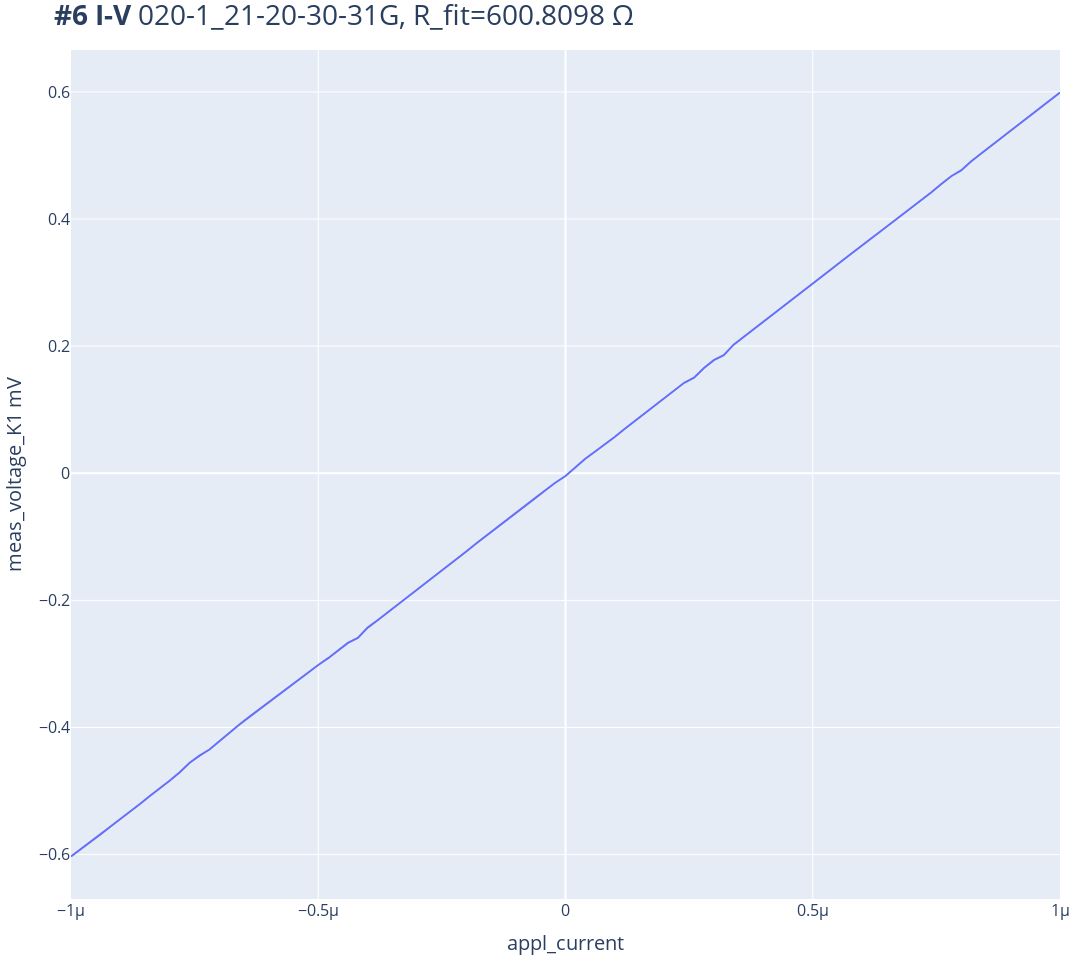
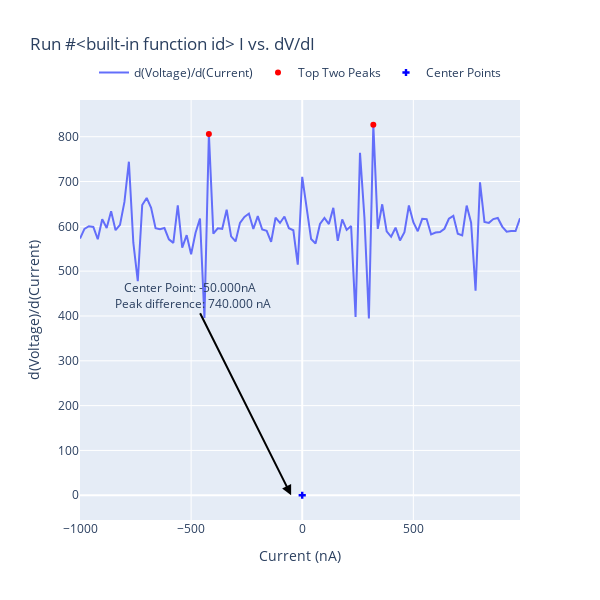

Source (notebook cell) for these figures, in order:
### Code cell
I_range=1e-6
K2440.output(1)
appl_current(-I_range) #Limit:1e-5 Amp(1MOhms risistor),1e-6 Amp(10MOhms risistor)
sleep(2)
# station.snapshot(update=True);
exp = qc.new_experiment('I-V', sample_name='020-1_21-20-30-31G')
dataid = do1d(appl_current, -I_range ,I_range, 101, 0.003, meas_voltage_K1)
appl_current(0)
K2440.output(0)

plot_by_id(dataid)
#save_path = r"C:\qcodes\personal_scripts\Albert\104\Plot\104_{}.png".format(dataid)  # Path to save the plot image
#autosave_plot_by_id(dataid, save_path)
# print(f"R = {get_R_from_IV(dataid)}")
# dataset = qc.load_by_id(dataid)
IV(dataid)
IV_diff(dataid)

### Figure 1 — Plotly figure (JSON) as saved in the notebook; plotly's stock layout.template omitted (floating-point values rounded to 4 significant figures)
{"data": [{"mode": "lines", "name": "Voltage vs. Current", "type": "scatter", "x": [-1e-06, -9.8e-07, -9.6e-07, -9.4e-07, -9.2e-07, -9e-07, -8.8e-07, -8.6e-07, -8.4e-07, -8.2e-07, -8e-07, -7.8e-07, -7.6e-07, -7.4e-07, -7.2e-07, -7e-07, -6.8e-07, -6.6e-07, -6.4e-07, -6.2e-07, -6e-07, -5.8e-07, -5.6e-07, -5.4e-07, -5.2e-07, -5e-07, -4.8e-07, -4.6e-07, -4.4e-07, -4.2e-07, -4e-07, -3.8e-07, -3.6e-07, -3.4e-07, -3.2e-07, -3e-07, -2.8e-07, -2.6e-07, -2.4e-07, -2.2e-07, -2e-07, -1.8e-07, -1.6e-07, -1.4e-07, -1.2e-07, -1e-07, -8e-08, -6e-08, -4e-08, -2e-08, 0, 2e-08, 4e-08, 6e-08, 8e-08, 1e-07, 1.2e-07, 1.4e-07, 1.6e-07, 1.8e-07, 2e-07, 2.2e-07, 2.4e-07, 2.6e-07, 2.8e-07, 3e-07, 3.2e-07, 3.4e-07, 3.6e-07, 3.8e-07, 4e-07, 4.2e-07, 4.4e-07, 4.6e-07, 4.8e-07, 5e-07, 5.2e-07, 5.4e-07, 5.6e-07, 5.8e-07, 6e-07, 6.2e-07, 6.4e-07, 6.6e-07, 6.8e-07, 7e-07, 7.2e-07, 7.4e-07, 7.6e-07, 7.8e-07, 8e-07, 8.2e-07, 8.4e-07, 8.6e-07, 8.8e-07, 9e-07, 9.2e-07, 9.4e-07, 9.6e-07, 9.8e-07, 1e-06], "y": [-0.6031, -0.5916, -0.5798, -0.5677, -0.5558, -0.5444, -0.532, -0.5201, -0.5074, -0.4956, -0.4835, -0.4705, -0.4556, -0.4443, -0.4347, -0.4218, -0.4085, -0.3957, -0.3838, -0.3719, -0.36, -0.3486, -0.3373, -0.3244, -0.3133, -0.3017, -0.291, -0.2792, -0.2669, -0.259, -0.2429, -0.2312, -0.2193, -0.2074, -0.1946, -0.1831, -0.1718, -0.1596, -0.1472, -0.1346, -0.1227, -0.1103, -0.09842, -0.08662, -0.07531, -0.06293, -0.05078, -0.03834, -0.02642, -0.0146, -0.00431, 0.009896, 0.02275, 0.03419, 0.04542, 0.05753, 0.0699, 0.08201, 0.09483, 0.1062, 0.1185, 0.1303, 0.1423, 0.1503, 0.1656, 0.178, 0.1859, 0.2024, 0.2143, 0.2273, 0.239, 0.2506, 0.2625, 0.2739, 0.2856, 0.2986, 0.3107, 0.3225, 0.3349, 0.3472, 0.3588, 0.3705, 0.3823, 0.3942, 0.4065, 0.419, 0.4307, 0.4423, 0.4552, 0.4673, 0.4765, 0.4904, 0.5026, 0.5148, 0.5271, 0.5395, 0.5515, 0.5632, 0.575, 0.5868, 0.5992]}], "layout": {"height": 960, "margin": {"b": 10, "l": 10, "r": 10, "t": 50}, "title": {"font": {"size": 28}, "text": "<b>#6 I-V</b> 020-1_21-20-30-31G, R_fit=600.8098 Ω"}, "width": 1080, "xaxis": {"tickfont": {"size": 16}, "title": {"font": {"size": 20}, "text": "appl_current"}}, "yaxis": {"tickfont": {"size": 16}, "title": {"font": {"size": 20}, "text": "meas_voltage_K1 mV"}}}}

### Figure 2 — Plotly figure (JSON) as saved in the notebook; plotly's stock layout.template omitted (floating-point values rounded to 4 significant figures)
{"data": [{"mode": "lines", "name": "d(Voltage)/d(Current)", "type": "scatter", "x": [-1000, -980.0, -960.0, -940, -920, -900, -880, -860, -840, -820, -800, -780, -760, -740, -720, -700, -680, -660, -640, -620, -600, -580, -560, -540, -520, -500, -480.0, -460, -440, -420, -400, -380, -360, -340, -320, -300, -280, -260, -240.0, -220, -200, -180, -160, -140, -120.0, -100.0, -80, -60.0, -40.0, -20, 0, 20, 40, 60.0, 80.0, 100, 120.0, 140, 160, 180, 200, 220, 240.0, 260, 280, 300, 320, 340, 360, 380, 400, 420, 440, 460, 480.0, 500, 520, 540, 560, 580, 600, 620, 640, 660, 680, 700, 720, 740, 760, 780, 800, 820, 840, 860, 880, 900, 920.0, 940, 960.0, 980.0], "y": [572.8, 594.2, 600.2, 598.6, 571.1, 616.0, 596.3, 633.5, 591.4, 603.3, 654.5, 744.2, 563.5, 477.8, 647.6, 663.3, 641.4, 596.0, 593.4, 596.2, 570.9, 563.1, 647.0, 552.7, 580.3, 537.8, 585.8, 617.5, 395.5, 806.2, 583.7, 595.7, 594.4, 636.9, 577.7, 566.3, 607.7, 620.9, 628.5, 594.1, 622.7, 592.9, 590.0, 565.5, 619.2, 607.6, 621.8, 595.9, 591.2, 514.4, 710.3, 642.8, 571.7, 561.8, 605.3, 618.8, 605.1, 641.2, 567.5, 615.4, 592.0, 600.7, 397.9, 764.2, 619.5, 394.4, 826.7, 594.4, 649.2, 588.9, 576.7, 596.9, 568.5, 586.9, 646.5, 609.3, 589.1, 616.8, 616.2, 581.9, 586.1, 587.2, 594.6, 617.0, 623.4, 583.5, 579.8, 646.3, 608.0, 456.4, 698.1, 610.0, 607.8, 616.3, 618.6, 599.4, 587.9, 589.7, 589.4, 617.9]}, {"marker": {"color": "red"}, "mode": "markers", "name": "Top Two Peaks", "type": "scatter", "x": [320, -420], "y": [826.7, 806.2]}, {"marker": {"color": "blue", "symbol": "cross"}, "mode": "markers", "name": "Center Points", "type": "scatter", "x": [-5e-08], "y": [0]}], "layout": {"annotations": [{"arrowcolor": "black", "arrowhead": 2, "arrowsize": 1, "arrowwidth": 2, "ax": -100, "ay": -200, "showarrow": true, "text": "Center Point: -50.000nA <br> Peak difference: 740.000 nA", "x": -50, "y": 0}], "height": 600, "legend": {"orientation": "h", "x": 0.5, "xanchor": "center", "y": 1.1, "yanchor": "top"}, "title": {"text": "Run #<built-in function id> I vs. dV/dI"}, "width": 600, "xaxis": {"title": {"text": "Current (nA)"}}, "yaxis": {"title": {"text": "d(Voltage)/d(Current)"}}}}
